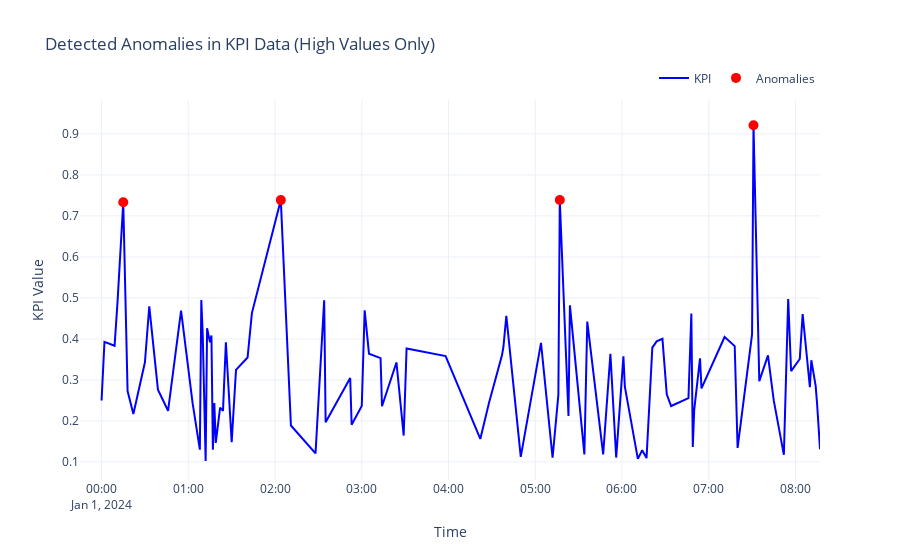

Notebook code for this chart:
### Code cell
# Create the main line plot for KPI values
fig = go.Figure()

fig.add_trace(go.Scatter(
    x=test_data['timestamp'],
    y=test_data['kpi'],
    mode='lines',
    name='KPI',
    line=dict(color='blue', width=2)
))

# Add anomalies as a scatter plot
fig.add_trace(go.Scatter(
    x=anomalies['timestamp'],
    y=anomalies['kpi'],
    mode='markers',
    name='Anomalies',
    marker=dict(color='red', size=10, symbol='circle'),
    hoverinfo='x+y'
))

# Update layout for better readability
fig.update_layout(
    title='Detected Anomalies in KPI Data (High Values Only)',
    xaxis_title='Time',
    yaxis_title='KPI Value',
    legend=dict(orientation='h', yanchor='bottom', y=1.02, xanchor='right', x=1),
    template='plotly_white'
)

fig.show()
